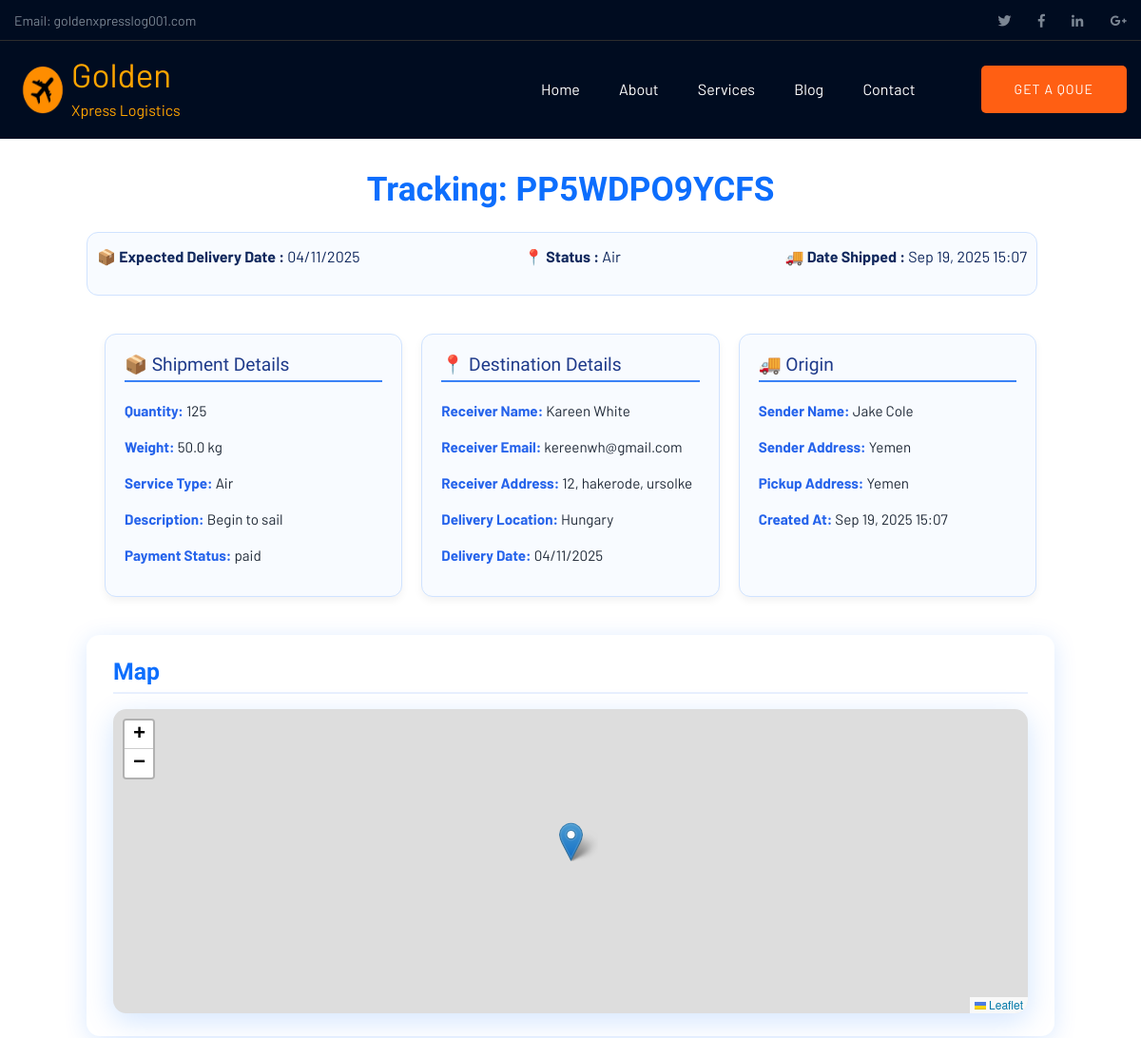
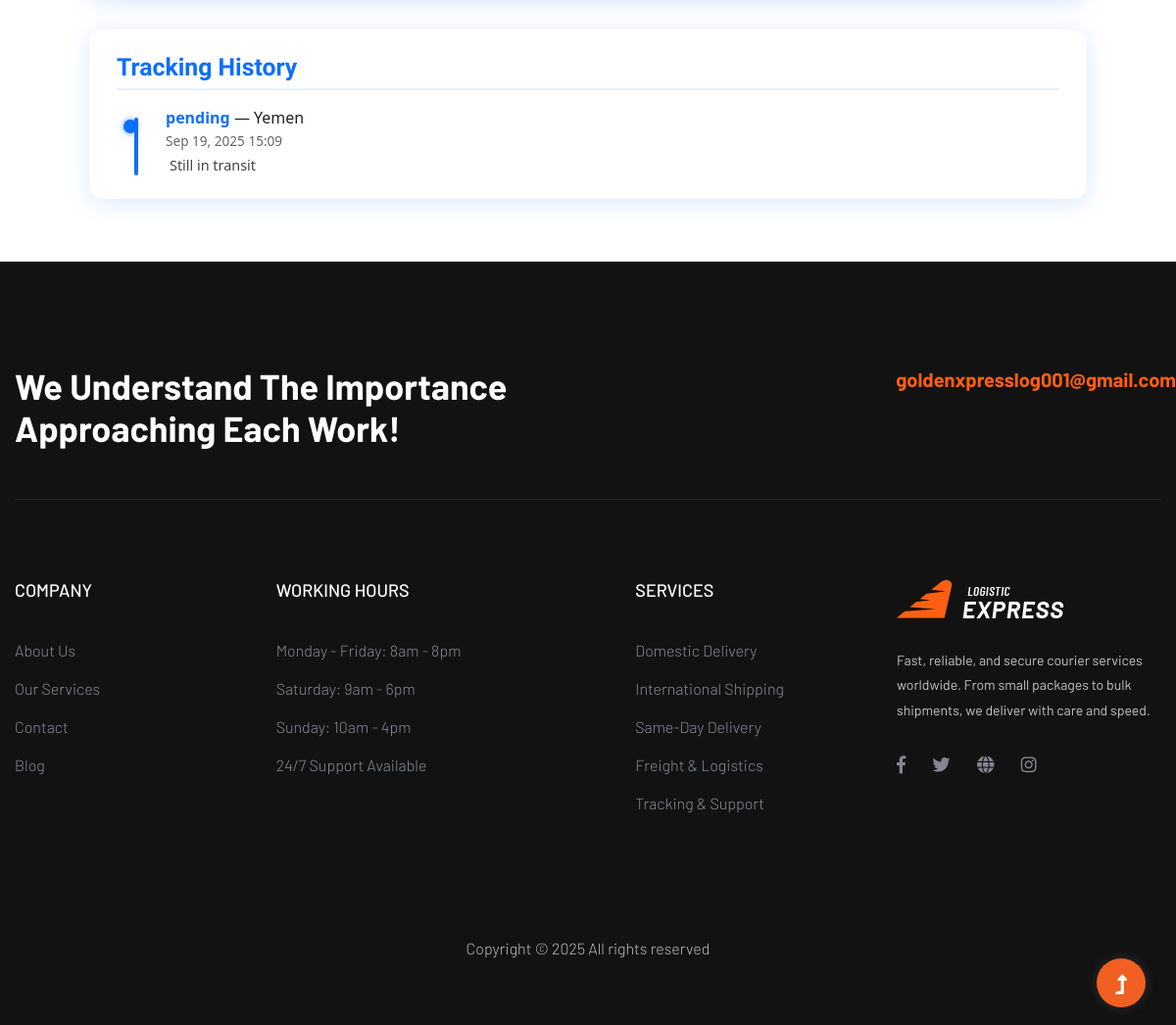
The page /track/PP5WDPO9YCFS/ on the database its author committed (2 pictures, top to bottom).
### main_app/models.py (models this page shows, shortened)
class Order(models.Model):
    tracking_number = models.CharField(max_length=12, unique=True, default=generate_tracking_number, editable=False)
    PAYMENT_CHOICES = [
        ('pending', 'Pending'),
        ('paid', 'Paid'),
        ('failed', 'Failed'),
    ]
    SERVICE_TYPE = [
        ('sea', 'Sea Delivery'),
        ('land', 'Land Delivery'),
        ('Air', 'Air Delivery')
    ]
    quantity = models.IntegerField()
    weight = models.FloatField(default=0.5)
    service_type = models.CharField(max_length=200, choices=SERVICE_TYPE, default='land')
    goods_description = models.TextField()
    payment_status = models.CharField(max_length=10, choices=PAYMENT_CHOICES, default='pending')
    receiver_name = models.CharField(max_length=100)
    receiver_email = models.EmailField(max_length=200)
    receiver_address = models.CharField(max_length=255)
    date_of_delivery = models.CharField(max_length=255)
    sender_name = models.CharField(max_length=100)
    pickup_address = models.CharField(max_length=255)
    sender_address = models.CharField(max_length=255)
    created_at = models.DateTimeField(auto_now_add=True)
    delivery_address = models.CharField(max_length=255)

class TrackingEvent(models.Model):
    STATUS_CHOICES = [
        ("pending", "Pending"),
        ("in_transit", "In Transit"),
        ("out_for_delivery", "Out for Delivery"),
        ("delivered", "Delivered"),
        ("failed_attempt", "Failed Attempt"),
        ("returned", "Returned"),
    ]
    order = models.ForeignKey(Order, on_delete=models.CASCADE, related_name="events")
    timestamp = models.DateTimeField(auto_now_add=True)
    location = models.CharField(max_length=255)
    status = models.CharField(max_length=50, choices=STATUS_CHOICES, default="pending")
    note = models.TextField(blank=True)
    latitude = models.DecimalField(max_digits=9, decimal_places=6, null=True, blank=True)
    longitude = models.DecimalField(max_digits=9, decimal_places=6, null=True, blank=True)
    class Meta:
        ordering = ["-timestamp"]

### main_app/views.py (the view)
# urls.py: path("track/<str:tracking_number>/", tracking_detail, name="tracking_detail"),
def tracking_detail(request, tracking_number):
    order = get_object_or_404(Order, tracking_number=tracking_number)
    events_qs = order.events.order_by('timestamp')  # ascending
    events_list = []
    for e in events_qs:
        if e.latitude is not None and e.longitude is not None:
            events_list.append({
                "status": e.status,
                "location": e.location,
                "note": e.note,
                "timestamp": e.timestamp.isoformat(),
                "lat": float(e.latitude),
                "lng": float(e.longitude),
            })
    events_json = json.dumps(events_list)  # will be escaped in template
    return render(request, "pages/tracking_detail.html", {
        "order": order,
        "events_json": events_json,
    })

### templates/pages/tracking_detail.html (shortened to what this page needs)
{% extends 'base.html' %}
{% load static %}
{% block content %}
<div class="track-container" role="main">
  <h1 class="track-header" tabindex="0">Tracking: {{ order.tracking_number }}</h1>
  <section class="tracking-container-nav">
  <div class="">
    <p><strong>📦 Expected Delivery Date :</strong> {{ order.date_of_delivery }}</p>
  </div>
  <div class="">
    <p><strong>📍 Status :</strong> {{ order.service_type }}</p>
  </div>
  <div class="">
    <p><strong>🚚 Date Shipped :</strong> {{ order.created_at|date:"M d, Y H:i" }}</p>
  </div>
</section>
  <section class="tracking-container">
  <div class="tracking-card">
    <h3>📦 Shipment Details</h3>
    <p><strong>Quantity:</strong> {{ order.quantity }}</p>
    <p><strong>Weight:</strong> {{ order.weight }} kg</p>
    <p><strong>Service Type:</strong> {{ order.service_type }}</p>
    <p><strong>Description:</strong> {{ order.goods_description }}</p>
    <p><strong>Payment Status:</strong> {{ order.payment_status }}</p>
  </div>
  <div class="tracking-card">
    <h3>📍 Destination Details</h3>
    <p><strong>Receiver Name:</strong> {{ order.receiver_name }}</p>
    <p><strong>Receiver Email:</strong> {{ order.receiver_email }}</p>
    <p><strong>Receiver Address:</strong> {{ order.receiver_address }}</p>
    <p><strong>Delivery Location:</strong> {{ order.delivery_address }}</p>
    <p><strong>Delivery Date:</strong> {{ order.date_of_delivery }}</p>
  </div>
  <div class="tracking-card">
    <h3>🚚 Origin</h3>
    <p><strong>Sender Name:</strong> {{ order.sender_name }}</p>
    <p><strong>Sender Address:</strong> {{ order.sender_address }}</p>
    <p><strong>Pickup Address:</strong> {{ order.pickup_address }}</p>
    <p><strong>Created At:</strong> {{ order.created_at|date:"M d, Y H:i" }}</p>
  </div>
</section>
  <section class="track-card map-section" aria-label="Map showing current package location">
  <h3>Map</h3>
  {% if events_json %}
    <div id="tracking-map" tabindex="0" aria-label="Package location map"></div>
  {% else %}
    <div class="no-coords-placeholder" tabindex="0">
      No location coordinates available yet for this package.
    </div>
  {% endif %}
</section>
  <section class="track-card history-section" aria-label="Tracking history">
    <h3>Tracking History</h3>
    <ul class="track-timeline">
      {% for event in order.events.all %}
        <li tabindex="0">
          <strong>{{ event.status }}</strong> — {{ event.location }}<br />
          <small>{{ event.timestamp|date:"M d, Y H:i" }}</small>
          {% if event.note %}
            <div>{{ event.note }}</div>
          {% endif %}
        </li>
      {% empty %}
        <li tabindex="0">No tracking events yet.</li>
      {% endfor %}
    </ul>
  </section>
</div>
<link
  rel="stylesheet"
  href="https://unpkg.com/leaflet/dist/leaflet.css"
/>
{% endblock content %}

### templates/base.html (shortened to what this page needs)
{% load static %}
<!DOCTYPE html>
<html class="no-js" lang="zxx">
  <head>
    <link rel="stylesheet" href="{% static 'assets/css/bootstrap.min.css' %}" />
    <link
      rel="stylesheet"
      href="{% static 'assets/css/owl.carousel.min.css' %}"
    />
    <link rel="stylesheet" href="{% static 'assets/css/slicknav.css' %}" />
    <link rel="stylesheet" href="{% static 'assets/css/flaticon.css' %}" />
    <link rel="stylesheet" href="{% static 'assets/css/animate.min.css' %}" />
    <link
      rel="stylesheet"
      href="{% static 'assets/css/magnific-popup.css' %}"
    />
    <link
      rel="stylesheet"
      href="{% static 'assets/css/fontawesome-all.min.css' %}"
    />
    <link rel="stylesheet" href="{% static 'assets/css/themify-icons.css' %}" />
    <link rel="stylesheet" href="{% static 'assets/css/slick.css' %}" />
    <link rel="stylesheet" href="{% static 'assets/css/nice-select.css' %}" />
    <link rel="stylesheet" href="{% static 'assets/css/style.css' %}" />
  </head>
  <body>
    <header>
      <div class="header-area">
        <div class="main-header">
          <div class="header-top d-none d-lg-block">
            <div class="container">
              <div class="col-xl-12">
                <div class="row d-flex justify-content-between align-items-center">
                  <div class="header-info-left">
                    <ul>
                      <li>Email: goldenxpresslog001.com</li>
                    </ul>
                  </div>
                  <div class="header-info-right">
                    <ul class="header-social">
                      <li>
                        <a href="#"><i class="fab fa-twitter"></i></a>
                      </li>
                      <li>
                        <a href="#"><i class="fab fa-facebook-f"></i></a>
                      </li>
                      <li>
                        <a href="#"><i class="fab fa-linkedin-in"></i></a>
                      </li>
                      <li>
                        <a href="#"><i class="fab fa-google-plus-g"></i></a>
                      </li>
                    </ul>
                  </div>
                </div>
              </div>
            </div>
          </div>
          <div class="header-bottom header-sticky">
            <div class="container">
              <div class="row align-items-center">
                <div class="col-xl-2 col-lg-2">
                  <div class="logo" style="display: flex; align-items: center; height: 100px;">
                    <div>
                      <a href="{% url 'home' %}"
                        ><img
                          src="{% static 'assets/img/logo/logo.png' %}"
                          alt=""
                          height="55px"
                          width="60px"
                      />
                    </div>
                    <div style="position: relative; top: 10px;">
                      <p style="color: orange; font-size: medium; width: 300px;"><span style="font-size: 35px;"> Golden </span><br>Xpress Logistics</p></a>
                    </div>
                  </div>
                </div>
                <div class="col-xl-10 col-lg-10">
                  <div
                    class="menu-wrapper d-flex align-items-center justify-content-end"
                  >
                    <div class="main-menu d-none d-lg-block">
                      <nav>
                        <ul id="navigation">
                          <li><a href="{% url 'home' %}">Home</a></li>
                          <li><a href="#about">About</a></li>
                          <li><a href="#services">Services</a></li>
                          <li><a href="#blog">Blog</a></li>
                          <li><a href="#contact">Contact</a></li>
                        </ul>
                      </nav>
                    </div>
                    <div class="header-right-btn d-none d-lg-block ml-20">
                      <a href="#contact" class="btn header-btn"
                        >Get A Qoue</a
                      >
                    </div>
                  </div>
                </div>
                <div class="col-12">
                </div>
              </div>
            </div>
          </div>
        </div>
      </div>
    </header>
    {% block content %}
    {% endblock content %}
    <footer>
      <div class="footer-area footer-bg">
        <div class="container">
          <div class="footer-top footer-padding">
            <div class="footer-heading">
              <div class="row justify-content-between">
                <div class="col-xl-6 col-lg-8 col-md-8">
                  <div class="wantToWork-caption wantToWork-caption2">
                    <h2>We Understand The Importance Approaching Each Work!</h2>
                  </div>
                </div>
                <div style="margin-left: 8.5px;">
                  <span style="font-size: 20px;" class="contact-number">goldenxpresslog001@gmail.com</span>
                </div>
              </div>
            </div>
            <div class="row d-flex justify-content-between">
              <div class="col-xl-2 col-lg-2 col-md-4 col-sm-6">
                <div class="single-footer-caption mb-50">
                  <div class="footer-tittle">
                    <h4>COMPANY</h4>
                    <ul>
                      <li><a href="#about">About Us</a></li>
                      <li><a href="#services">Our Services</a></li>
                      <li><a href="#contact">Contact</a></li>
                      <li><a href="#blog">Blog</a></li>
                    </ul>
                  </div>
                </div>
              </div>
              <div class="col-xl-3 col-lg-3 col-md-4 col-sm-6">
                <div class="single-footer-caption mb-50">
                    <div class="footer-tittle">
                    <h4>Working Hours</h4>
                    <ul>
                        <li><a href="javascript:void(0)">Monday - Friday: 8am - 8pm</a></li>
                        <li><a href="javascript:void(0)">Saturday: 9am - 6pm</a></li>
                        <li><a href="javascript:void(0)">Sunday: 10am - 4pm</a></li>
                        <li><a href="javascript:void(0)">24/7 Support Available</a></li>
                    </ul>
                    </div>
                </div>
            </div>
              <div class="col-xl-2 col-lg-3 col-md-4 col-sm-6">
                <div class="single-footer-caption mb-50">
                  <div class="footer-tittle">
                    <h4>SERVICES</h4>
                    <ul>
                      <li><a href="javascript:void(0)">Domestic Delivery</a></li>
                      <li><a href="javascript:void(0)">International Shipping</a></li>
                      <li><a href="javascript:void(0)">Same-Day Delivery</a></li>
                      <li><a href="javascript:void(0)">Freight & Logistics</a></li>
                      <li><a href="javascript:void(0)">Tracking & Support</a></li>
                    </ul>
                  </div>
                </div>
              </div>
              <div class="col-xl-3 col-lg-4 col-md-5 col-sm-6">
                <div class="single-footer-caption mb-50">
                  <div class="footer-logo">
                    <a href="index.html"
                      ><img
                        src="{% static 'assets/img/logo/logo2_footer.png' %}"
                        alt="Courier Company Logo"
                    /></a>
                  </div>
                  <div class="footer-tittle">
                    <div class="footer-pera">
                      <p class="info1">
                        Fast, reliable, and secure courier services worldwide.
                        From small packages to bulk shipments, we deliver with
                        care and speed.
                      </p>
                    </div>
                  </div>
                  <div class="footer-social">
                    <a href="javascript:void(0)"><i class="fab fa-facebook-f"></i></a>
                    <a href="javascript:void(0)"><i class="fab fa-twitter"></i></a>
                    <a href="javascript:void(0)"><i class="fas fa-globe"></i></a>
                    <a href="javascript:void(0)"><i class="fab fa-instagram"></i></a>
                </div>
                </div>
              </div>
            </div>
          </div>
          <div class="footer-bottom">
            <div class="row d-flex align-items-center">
              <div class="col-lg-12">
                <div class="footer-copy-right text-center">
                  <p>
                    Copyright &copy;
                    All rights reserved
                  </p>
                </div>
              </div>
            </div>
          </div>
        </div>
      </div>
    </footer>
    <div id="back-top">
      <a title="Go to Top" href="#"> <i class="fas fa-level-up-alt"></i></a>
    </div>
  </body>
</html>

### rows shown on the page
Order: tracking_number "PP5WDPO9YCFS", date_of_delivery "04/11/2025", service_type "Air", created_at "Sep 19, 2025 15:07", quantity "125", weight "50.0", goods_description "Begin to sail", payment_status "paid", receiver_name "Kareen White", receiver_email "kereenwh@gmail.com", receiver_address "12, hakerode, ursolke", delivery_address "Hungary", sender_name "Jake Cole", sender_address "Yemen", pickup_address "Yemen"
TrackingEvent: status "pending", location "Yemen", timestamp "Sep 19, 2025 15:09", note "Still in transit"
